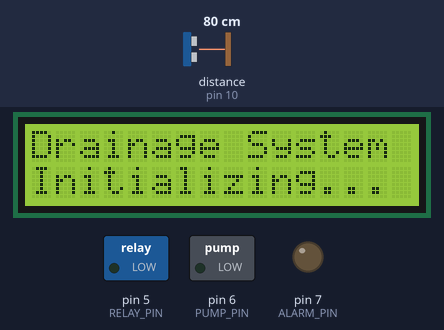
The sketch below on a simulated Arduino Uno, built with avr-gcc and run on an emulated ATmega328P. Parts: 16×2 character LCD, switched loads named in the sketch (green lamp = pin HIGH), output pins drawn as LEDs (lit = HIGH). Wiring (inferred from the names in the program): ultrasonic range finder: trigger pin 9; echo pin 10. The inputs (shaded band) are chosen by the test bench; at power-on: distance to the obstacle (sensor on pin 10) 80 cm. The echo pulse lasts 58.3 µs per cm; the modem accepts every AT command (registered, SIM ready, sends succeed) and sends nothing else; pins used as bus, display or sensor lines are not drawn.

Above: at 1.1 s.
At 3.2 s:
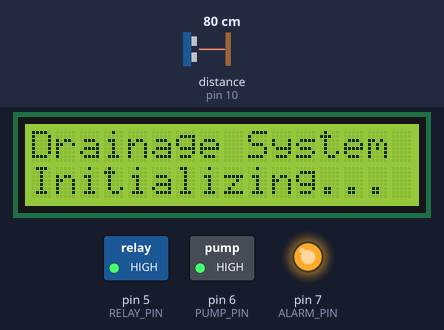
At 7.3 s:
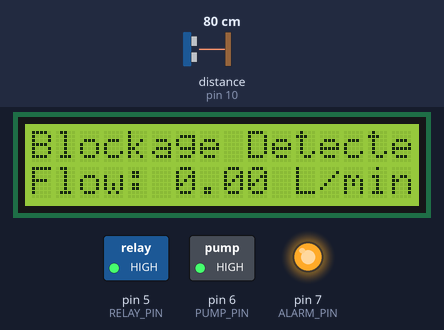
Timing chart, 0 to 8.8 s (numbered marks = the images above):
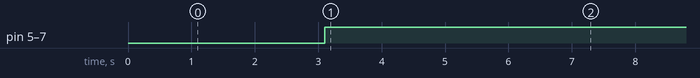

Measured:
- by itself, pin 5 (RELAY_PIN), pin 6 (PUMP_PIN), pin 7 (ALARM_PIN): LOW → HIGH at 3.1 s
- what the display in image 0 shows lasts 6.1 s, from 1.1 s to 7.2 s

The sketch:

Automated_Drainage.ino
```cpp
/*
 * Automated Drainage Monitoring and Control System
 * Presented by: Masela
 *
 * This project monitors the drainage system using various sensors and
 * controls outputs like alarms and pumps. It sends SMS alerts in case of
 * detected issues such as blockages or high water levels.
 */

#include <Wire.h>
#include <LiquidCrystal_I2C.h>
#include <SoftwareSerial.h>

// Define sensor and module pins
#define TRIG_PIN 9
#define ECHO_PIN 10
#define FLOW_SENSOR_PIN 4
#define RELAY_PIN 5
#define PUMP_PIN 6
#define ALARM_PIN 7
#define BUTTON_PIN 8

// GSM and GPS module pins
#define GSM_RX_PIN 2
#define GSM_TX_PIN 3
#define GPS_RX_PIN 11
#define GPS_TX_PIN 12

// Define thresholds
#define WATER_LEVEL_THRESHOLD 20.0 // in cm
#define MAX_FLOW_RATE 10.0 // in L/min

// Timing and counting
volatile int pulseCount = 0;
unsigned long flowStartTime;
float flowRate = 0.0;

// LCD settings
LiquidCrystal_I2C lcd(0x27, 16, 2);

// GSM settings
SoftwareSerial gsmSerial(GSM_RX_PIN, GSM_TX_PIN); // RX, TX for GSM

// GPS settings
SoftwareSerial gpsSerial(GPS_RX_PIN, GPS_TX_PIN); // RX, TX for GPS
String gpsData = "";

// System state
bool blockageDetected = false;

// Function prototypes
void sendSMS(String message);
void readGPS();
void calculateFlowRate();
float readWaterLevel();
void controlSystem();
void displayStatus(float waterLevel, float flowRate, String gpsCoords);

void setup() {
  // Initialize Serial Monitor
  Serial.begin(9600);

  // Initialize sensors and outputs
  pinMode(TRIG_PIN, OUTPUT);
  pinMode(ECHO_PIN, INPUT);
  pinMode(FLOW_SENSOR_PIN, INPUT);
  pinMode(RELAY_PIN, OUTPUT);
  pinMode(PUMP_PIN, OUTPUT);
  pinMode(ALARM_PIN, OUTPUT);
  pinMode(BUTTON_PIN, INPUT_PULLUP);

  // Attach interrupt for flow sensor
  attachInterrupt(digitalPinToInterrupt(FLOW_SENSOR_PIN), pulseCounter, FALLING);

  // Initialize LCD
  lcd.init();
  lcd.backlight();

  // Initialize GSM module
  gsmSerial.begin(9600);
  delay(1000);

  // Initialize GPS module
  gpsSerial.begin(9600);

  // Initial setup messages
  lcd.setCursor(0, 0);
  lcd.print("Drainage System");
  lcd.setCursor(0, 1);
  lcd.print("Initializing...");

  delay(2000);
}

void loop() {
  // Read sensor data
  float waterLevel = readWaterLevel();
  calculateFlowRate();
  readGPS();

  // Control system based on sensor data
  controlSystem();

  // Display status on LCD
  displayStatus(waterLevel, flowRate, gpsData);

  // Simulate processing delay
  delay(1000);
}

void pulseCounter() {
  pulseCount++;
}

void calculateFlowRate() {
  unsigned long currentTime = millis();
  unsigned long elapsedTime = currentTime - flowStartTime;

  if (elapsedTime >= 1000) {
    flowRate = (pulseCount / 7.5); // Convert to L/min
    pulseCount = 0;
    flowStartTime = currentTime;
  }
}

float readWaterLevel() {
  digitalWrite(TRIG_PIN, LOW);
  delayMicroseconds(2);
  digitalWrite(TRIG_PIN, HIGH);
  delayMicroseconds(10);
  digitalWrite(TRIG_PIN, LOW);

  long duration = pulseIn(ECHO_PIN, HIGH);
  float distance = (duration * 0.0343) / 2; // Distance in cm
  return distance;
}

void readGPS() {
  while (gpsSerial.available() > 0) {
    char c = gpsSerial.read();
    if (c == '\n') {
      if (gpsData.indexOf("$GPGGA") != -1) {
        // Parse GPGGA sentence
        int commaIndex = gpsData.indexOf(',');
        gpsData = gpsData.substring(commaIndex + 1);
        // Extract latitude and longitude
        commaIndex = gpsData.indexOf(',');
        String latitude = gpsData.substring(0, commaIndex);
        gpsData = gpsData.substring(commaIndex + 1);
        commaIndex = gpsData.indexOf(',');
        gpsData = gpsData.substring(commaIndex + 1);
        commaIndex = gpsData.indexOf(',');
        String longitude = gpsData.substring(0, commaIndex);
        gpsData = "Lat:" + latitude + " Lon:" + longitude;
      }
      gpsData = "";
    } else {
      gpsData += c;
    }
  }
}

void controlSystem() {
  float waterLevel = readWaterLevel();
  calculateFlowRate();

  if (waterLevel > WATER_LEVEL_THRESHOLD || flowRate < 0.5) {
    blockageDetected = true;
    digitalWrite(RELAY_PIN, HIGH);
    digitalWrite(PUMP_PIN, HIGH);
    digitalWrite(ALARM_PIN, HIGH);
    String alertMessage = "Alert: Blockage detected at " + gpsData;
    sendSMS(alertMessage);
  } else {
    blockageDetected = false;
    digitalWrite(RELAY_PIN, LOW);
    digitalWrite(PUMP_PIN, LOW);
    digitalWrite(ALARM_PIN, LOW);
  }
}

void sendSMS(String message) {
  gsmSerial.println("AT+CMGF=1"); // Set SMS mode to text
  delay(1000);
  gsmSerial.println("AT+CMGS=\"+1234567890\""); // Replace with actual phone number
  delay(1000);
  gsmSerial.print(message);
  delay(1000);
  gsmSerial.write(26); // ASCII code for Ctrl+Z to send message
  delay(1000);
}

void displayStatus(float waterLevel, float flowRate, String gpsCoords) {
  lcd.clear();
  lcd.setCursor(0, 0);
  lcd.print("Water: ");
  lcd.print(waterLevel);
  lcd.print(" cm");
  lcd.setCursor(0, 1);
  lcd.print("Flow: ");
  lcd.print(flowRate);
  lcd.print(" L/min");

  if (blockageDetected) {
    lcd.setCursor(0, 0);
    lcd.print("Blockage Detected!");
    lcd.setCursor(0, 1);
    lcd.print(gpsCoords);
  }
}
```
